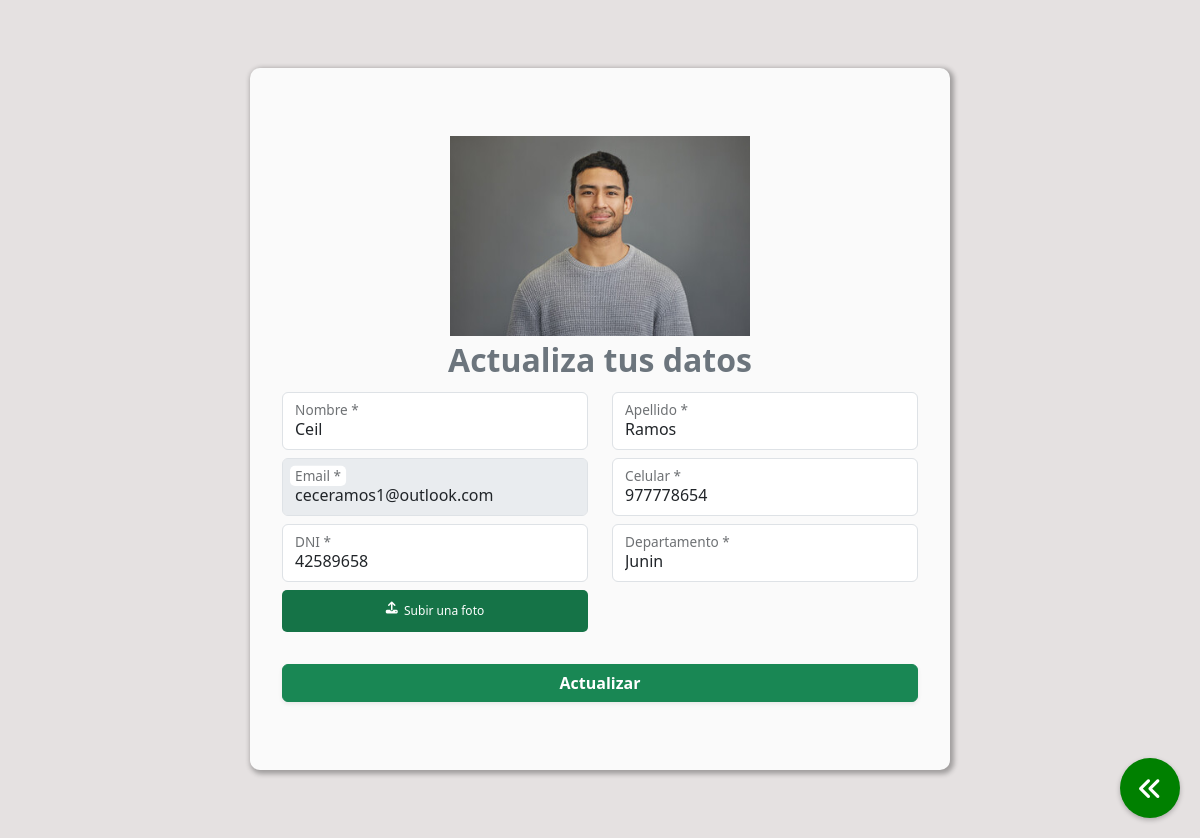
Screenshot of /Index/Usuario/actualizaUsuario.php (signed in) with the database file from the repository.
### tables this page shows
CREATE TABLE Cliente(
    ID_Cliente INT AUTO_INCREMENT PRIMARY KEY,
    Nombres varchar(20) not null,
    Apellidos varchar(20) not null,
    Email varchar(40) not null,
    Celular varchar(9) not null,
    Contraseña varchar(500) not null,
    Departamento varchar(20) not null,
    Usuario varchar(20) not null,
    DNI varchar(100) not null,
    Fecha_Creacion date not null,
    Foto_Perfil varchar(100) not null
);

### Conexion/Conexion.php (called while the page is built, shortened)
<?php
class Conexion {
    private $host = "localhost";
    private $usuario = "root";
    private $password = "";
    private $base = "proyfinal_dsw_g1";
    private $conexion;
    public function __construct() {
        $this->conexion = new mysqli($this->host, $this->usuario, $this->password, $this->base);
    }
    public function getConexion() {
        return $this->conexion;
    }
}
?>

### DAO/ClienteDAO.php (called while the page is built, shortened)
<?php
if(file_exists("../Conexion/Conexion.php")){
    require_once "../Conexion/Conexion.php";
}else{
    require_once "../../Conexion/Conexion.php";
}
if(file_exists("../Clases/Cliente.php")){
    require_once "../Clases/Cliente.php";
}else{
    require_once "../../Clases/Cliente.php";
}
class ClienteDAO {
    private $conexion;
    public function __construct(){
        $this->conexion = new Conexion();
    }
    public function listarPorIdCliente($ID_Cliente_Buscado){
        $query = "SELECT * FROM Cliente WHERE ID_Cliente=?";
        try{
            $stmt = mysqli_prepare($this->conexion->getConexion(), $query);
            mysqli_stmt_bind_param($stmt, "i", $ID_Cliente_Buscado);
            mysqli_stmt_execute($stmt);
            mysqli_stmt_bind_result($stmt, $ID_Cliente, $Nombres, $Apellidos, $Email, $Celular, $Contrasena, $Departamento, $Usuario, $DNI, $Fecha_Creacion, $Foto_Perfil);
            if (mysqli_stmt_fetch($stmt)) {
                $cliente = new cliente();
                $cliente->setID_Cliente($ID_Cliente);
                $cliente->setNombres($Nombres);
                $cliente->setApellidos($Apellidos);
                $cliente->setEmail($Email);
                $cliente->setCelular($Celular);
                $cliente->setContrasena($Contrasena);
                $cliente->setDepartamento($Departamento);
                $cliente->setUsuario($Usuario);
                $cliente->setDNI($DNI);
                $cliente->setFecha_Creacion($Fecha_Creacion);
                $cliente->setFoto_Perfil($Foto_Perfil);
            }
        } catch (Exception $e) {
            echo "Error al listar 1 cliente: " . $e->getMessage();
            $cliente = null;
        } finally{
            if($stmt){
                mysqli_stmt_close($stmt);
            }
        }
        return $cliente;
    }
}
?>

### Clases/Cliente.php (called while the page is built, shortened)
<?php
class Cliente {
    private $Nombres;
    private $Apellidos;
    private $Email;
    private $Celular;
    private $Departamento;
    private $DNI;
    private $Foto_Perfil;
    public function getNombres()
    {
        return $this->Nombres;
    }
    public function getApellidos()
    {
        return $this->Apellidos;
    }
    public function getEmail()
    {
        return $this->Email;
    }
    public function getCelular()
    {
        return $this->Celular;
    }
    public function getDepartamento()
    {
        return $this->Departamento;
    }
    public function getDNI()
    {
        return $this->DNI;
    }
    public function getFoto_Perfil()
    {
        return $this->Foto_Perfil;
    }
    public function setNombres($Nombres)
    {
        $this->Nombres=$Nombres;
    }
    public function setApellidos($Apellidos)
    {
        $this->Apellidos=$Apellidos;
    }
    public function setEmail($Email)
    {
        $this->Email=$Email;
    }
    public function setCelular($Celular)
    {
        $this->Celular=$Celular;
    }
    public function setDepartamento($Departamento)
    {
        $this->Departamento=$Departamento;
    }
    public function setDNI($DNI)
    {
        $this->DNI=$DNI;
    }
    public function setFoto_Perfil($Foto_Perfil)
    {
        $this->Foto_Perfil=$Foto_Perfil;
    }
}
?>

### Index/Usuario/actualizaUsuario.php (the view, shortened to what this page needs)
<?php
require '../../DAO/ClienteDAO.php';
$clienteDAO=new ClienteDAO();
$cliente=$clienteDAO->listarPorIdCliente($_SESSION['id_c']);
?>
<!DOCTYPE html>
<html lang="en">
<head>
    <link href="https://cdn.jsdelivr.net/npm/bootstrap@5.3.0-alpha1/dist/css/bootstrap.min.css" rel="stylesheet">
    <link rel="stylesheet" href="../../Estilos/styleActualizaUsuario.css?v=<?php echo time(); ?>">
    <link rel="stylesheet" href="https://cdnjs.cloudflare.com/ajax/libs/font-awesome/6.3.0/css/all.min.css" />
</head>
<body>
<div class="float-button">
    <a href="perfilUsuario.php"><i class="fa-solid fa-angles-left"></i></a>
</div>
    <div class="section-newEmpr container-fluid py-5">
        <div class="contenedor-newEmpr">
        <div class="container my-5 text-secondary">
            <div class="row">
                <div class="col-12 text-center">
                    <img class="img-fluid" id="chosen-image" src="../../Image/Clientes/<?php echo $cliente->getFoto_Perfil(); ?>" alt="login-icon" style="max-height: 200px; object-fit:cover;"/>
                </div>
            </div>
            <div class="row">
            <div class="text-center fs-2 fw-bold">Actualiza tus datos</div>
                <form action="<?php echo htmlspecialchars($_SERVER["PHP_SELF"]);?>" method="POST" enctype="multipart/form-data">
                    <div class="row">
                        <div class="col-sm-6 mt-2">
                            <div class="form-floating"> <input type="text" class="form-control" id="floatingNombre" placeholder="nombre" name="nombre" pattern="[A-Za-z\s]*" maxlength="20" required value="<?php echo "".$cliente->getNombres(); ?>"> <label for="floatingNombre" >Nombre *</label></div>
                        </div>
                        <div class="col-sm-6 mt-2">
                            <div class="form-floating"> <input type="text" class="form-control" id="floatingApellido" placeholder="Apellido" name="apellido" pattern="[A-Za-z\s]*" maxlength="20" required value="<?php echo $cliente->getApellidos(); ?>"> <label for="floatingApellido">Apellido *</label></div>
                        </div>
                    </div>
                    <div class="row">
                        <div class="col-sm-6 mt-2">
                            <div class="form-floating"> <input type="email" class="form-control" id="floatingEmail" placeholder="Email" name="email" maxlength="40" disabled value="<?php echo $cliente->getEmail(); ?>"> <label for="floatingEmail">Email *</label></div>
                        </div>
                        <div class="col-sm-6 mt-2">
                            <div class="form-floating"> <input type="number" class="form-control" id="floatingCelular" placeholder="Celular" name="celular" maxlength="9" required value="<?php echo $cliente->getCelular(); ?>"> <label for="floatingCelular">Celular *</label></div>
                        </div>
                    </div>
                    <div class="row">
                        <div class="col-sm-6 mt-2">
                            <div class="form-floating"> <input type="number" class="form-control" id="floatingDNI" placeholder="DNI" name="dni" maxlength="12" required value="<?php echo $cliente->getDNI(); ?>"> <label for="floatingDNI">DNI *</label></div>
                        </div>
                        <div class="col-sm-6 mt-2">
                            <div class="form-floating"> <input type="text" class="form-control" id="floatingDepartamento" placeholder="Departamento" name="departamento" maxlength="20" required value="<?php echo $cliente->getDepartamento(); ?>"> <label for="floatingDepartamento">Departamento *</label></div>
                        </div>
                    </div>
                    <div class="row">
                        <div class="col-md-6 mt-2">
                            <label class="label-button" for="upload-button">
                            <i class="fas fa-upload"></i> &nbsp; Subir una foto
                            </label>
                        </div>
                        <div class="col-md-6 mt-2">
                        </div>
                    </div>
                    <div >
                        <input class="btn btn-success text-white w-100 mt-4 fw-semibold shadow-sm" type="submit" value="Actualizar" name="submit">
                    </div>
                </form>
            </div>
            </div>
        </div>
        </div>
</body>
</html>

### Estilos/styleActualizaUsuario.css (style rules this page uses)
* { padding: 0; margin: 0; box-sizing: border-box; }
:root { --colorgreen1: #035941; --colorgreen1hover:#01412f; --colorgreen2: #7DA641; --colorgreen2hover: #6b9133; --colornaranja1: #F2AC57; --colornaranja2: #F2CEA2; --colorbackground: #E5E1E1; --colorlight: #FAFAFA; --colorblanco: #fff; --colornegro:#000; }
.section-newEmpr { background-color: #E5E1E1; }
.contenedor-newEmpr { background-color: #FAFAFA; width: 90%; max-width: 700px; margin: 20px auto; padding: 20px; border-radius: 10px; box-shadow: 2px 2px 5px 2px rgba(0, 0, 0, 0.3); }
.label-button { display: flex; justify-content: center; background-color: #157347; color:var(--colorblanco); font-size: 12px; text-align: center; width: auto; padding: 12px 0; border-radius: 5px; margin: auto; cursor: pointer; }
.float-button { position: fixed; bottom: 20px; right: 20px; z-index: 9999; }
.float-button a { display: block; width: 60px; height: 60px; border-radius: 50%; background-color: green; color: white; text-align: center; font-size: 25px; line-height: 60px; text-decoration: none; box-shadow: 0 2px 5px rgba(0, 0, 0, 0.25); transition: all 0.3s ease-in-out; }

### rows the page displays
cliente: Foto_Perfil (picture), nombre "Ceil", apellido "Ramos", email "ceceramos1@outlook.com", celular "977778654", dni "42589658", departamento "Junin"
